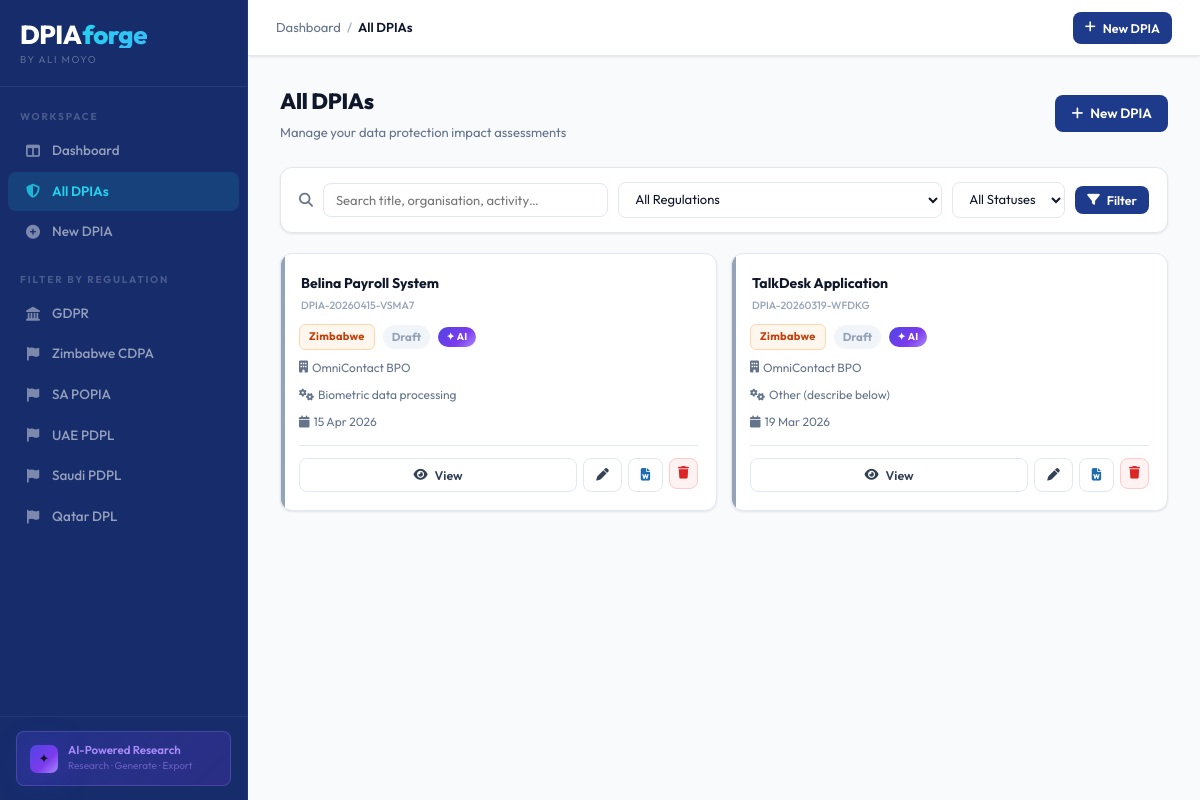
Page /dpias on the committed database.
### tables this page shows
CREATE TABLE dpias (
            id              INTEGER PRIMARY KEY AUTOINCREMENT,
            ref_number      TEXT UNIQUE NOT NULL,
            title           TEXT NOT NULL,
            status          TEXT NOT NULL DEFAULT 'draft',
            regulation      TEXT NOT NULL,
            org_name        TEXT,
            department      TEXT,
            controller_name TEXT,
            dpo_name        TEXT,
            dpo_email       TEXT,
            activity_type   TEXT,
            activity_desc   TEXT,
            purpose         TEXT,
            legal_basis     TEXT,
            data_categories TEXT,
            special_cats    TEXT,
            data_subjects   TEXT,
            subject_count   TEXT,
            retention       TEXT,
            systems         TEXT,
            processors      TEXT,
            intl_transfer   TEXT,
            transfer_dest   TEXT,
            transfer_mech   TEXT,
            necessity       TEXT,
            proportionality TEXT,
            risks           TEXT,
            overall_risk    TEXT,
            residual_risk   TEXT,
            dpo_consulted   TEXT,
            auth_consulted  TEXT,
            subjects_consulted TEXT,
            consult_notes   TEXT,
            ai_research     TEXT,
            ai_full_dpia    TEXT,
            created_at      TEXT NOT NULL,
            updated_at      TEXT NOT NULL
        );

### app.py (the view)
@app.route("/dpias")
def dpia_list():
    search     = request.args.get("q", "").strip()
    regulation = request.args.get("regulation", "")
    status     = request.args.get("status", "")
    dpias      = db.list_dpias(search=search or None,
                               regulation=regulation or None,
                               status=status or None)
    return render_template("dpia_list.html",
                           dpias=dpias, search=search,
                           regulation=regulation, status=status,
                           regulations=REGULATIONS, statuses=STATUSES)

### app.py (called while the page is built)
@app.template_filter("status_label")
def status_label(s):
    return s.replace("_", " ").title() if s else "—"

@app.template_filter("fmt_date")
def fmt_date(s):
    if not s:
        return "—"
    try:
        return datetime.strptime(s[:10], "%Y-%m-%d").strftime("%d %b %Y")
    except Exception:
        return s[:10]

### database.py (called while the page is built)
@contextmanager
def get_db():
    conn = sqlite3.connect(DB_PATH)
    conn.row_factory = sqlite3.Row
    conn.execute("PRAGMA journal_mode=WAL")
    try:
        yield conn
        conn.commit()
    except Exception:
        conn.rollback()
        raise
    finally:
        conn.close()

def _parse_json(val, default=None):
    if default is None:
        default = []
    if not val:
        return default
    try:
        return json.loads(val)
    except Exception:
        return default

def row_to_dict(row) -> dict:
    if row is None:
        return None
    d = dict(row)
    d["data_categories"] = _parse_json(d.get("data_categories"), [])
    d["special_cats"]    = _parse_json(d.get("special_cats"), [])
    d["risks"]           = _parse_json(d.get("risks"), [])
    return d

def list_dpias(search=None, regulation=None, status=None, limit=200) -> list:
    sql = "SELECT * FROM dpias WHERE 1=1"
    params = []
    if search:
        sql += " AND (title LIKE ? OR org_name LIKE ? OR activity_type LIKE ?)"
        like = f"%{search}%"
        params += [like, like, like]
    if regulation:
        sql += " AND regulation=?"
        params.append(regulation)
    if status:
        sql += " AND status=?"
        params.append(status)
    sql += " ORDER BY updated_at DESC LIMIT ?"
    params.append(limit)
    with get_db() as conn:
        rows = conn.execute(sql, params).fetchall()
    return [row_to_dict(r) for r in rows]

### templates/dpia_list.html (shortened to what this page needs)
{% extends "base.html" %}
{% block breadcrumb %}
<a href="{{ url_for('dashboard') }}">Dashboard</a>
<span class="breadcrumb-sep">/</span>
<strong>All DPIAs</strong>
{% endblock %}
{% block content %}
<div class="flex-between mb-6">
  <div>
    <h1 style="font-size:22px;font-weight:800;letter-spacing:-.3px">All DPIAs</h1>
    <p style="font-size:13px;color:var(--c-muted);margin-top:3px">Manage your data protection impact assessments</p>
  </div>
  <a href="{{ url_for('dpia_new') }}" class="btn btn-primary">
    <i class="fa-solid fa-plus"></i> New DPIA
  </a>
</div>
<form method="get" action="{{ url_for('dpia_list') }}">
<div class="filter-bar">
  <i class="fa-solid fa-magnifying-glass" style="color:var(--c-muted)"></i>
  <input type="search" name="q" placeholder="Search title, organisation, activity…" value="{{ search }}">
  <select name="regulation">
    <option value="">All Regulations</option>
  </select>
  <select name="status">
    <option value="">All Statuses</option>
  </select>
  <button type="submit" class="btn btn-primary btn-sm"><i class="fa-solid fa-filter"></i> Filter</button>
</div>
</form>
{% if dpias %}
<div class="dpia-grid">
{% for d in dpias %}
<div class="dpia-card s-{{ d.status }}">
  <div class="dpia-card-title">{{ d.title }}</div>
  <div class="dpia-card-ref">{{ d.ref_number }}</div>
  <div class="dpia-card-meta">
    {% set rk = d.regulation.split()[0].lower() %}
    <span class="reg-badge reg-{{ rk }}">{{ d.regulation.split()[0] }}</span>
    <span class="badge badge-{{ d.status }}">{{ d.status|status_label }}</span>
    {% if d.ai_full_dpia %}<span class="ai-chip">✦ AI</span>{% endif %}
  </div>
  <div class="dpia-card-info"><i class="fa-solid fa-building"></i> {{ d.org_name or '—' }}</div>
  {% if d.activity_type %}
  <div class="dpia-card-info"><i class="fa-solid fa-gears"></i> {{ d.activity_type[:44] }}{% if d.activity_type|length>44 %}…{% endif %}</div>
  {% endif %}
  <div class="dpia-card-info"><i class="fa-solid fa-calendar"></i> {{ d.updated_at|fmt_date }}</div>
  <div class="dpia-card-actions">
    <a href="{{ url_for('dpia_detail', dpia_id=d.id) }}" class="btn btn-outline btn-sm" style="flex:1;justify-content:center">
      <i class="fa-solid fa-eye"></i> View
    </a>
    <a href="{{ url_for('dpia_edit', dpia_id=d.id) }}" class="btn btn-outline btn-sm">
      <i class="fa-solid fa-pen"></i>
    </a>
    <a href="{{ url_for('dpia_download', dpia_id=d.id) }}" class="btn btn-outline btn-sm" title="Download Word">
      <i class="fa-solid fa-file-word" style="color:#1D6CB2"></i>
    </a>
    <form method="post" action="{{ url_for('dpia_delete', dpia_id=d.id) }}"
          onsubmit="return confirm('Delete this DPIA? This cannot be undone.')">
      <button type="submit" class="btn btn-danger btn-sm btn-icon"><i class="fa-solid fa-trash"></i></button>
    </form>
  </div>
</div>
{% endfor %}
</div>
{% endif %}
{% endblock %}

### templates/base.html (shortened to what this page needs)
<!DOCTYPE html>
<html lang="en">
<head>
<link rel="stylesheet" href="https://cdnjs.cloudflare.com/ajax/libs/font-awesome/6.5.1/css/all.min.css">
</head>
<body>
<aside class="sidebar">
  <div class="sidebar-logo">
    <div class="logo-mark"><span class="logo-dpia">DPIA</span><span class="logo-forge">forge</span></div>
    <div class="logo-byline">by ALI MOYO</div>
  </div>
  <nav style="padding:8px 0 12px">
    <div class="nav-section-label">Workspace</div>
    <a href="{{ url_for('dashboard') }}"
       class="nav-item{% if request.endpoint=='dashboard' %} active{% endif %}">
      <i class="fa-solid fa-table-columns"></i> Dashboard
    </a>
    <a href="{{ url_for('dpia_list') }}"
       class="nav-item{% if request.endpoint in ('dpia_list','dpia_detail','dpia_edit') %} active{% endif %}">
      <i class="fa-solid fa-shield-halved"></i> All DPIAs
    </a>
    <a href="{{ url_for('dpia_new') }}"
       class="nav-item{% if request.endpoint=='dpia_new' %} active{% endif %}">
      <i class="fa-solid fa-circle-plus"></i> New DPIA
    </a>
    <div class="nav-section-label" style="margin-top:6px">Filter by Regulation</div>
    {% set reg_map = [
      ('GDPR','GDPR','fa-landmark'),
      ('Zimbabwe CDPA','Zimbabwe CDPA','fa-flag'),
      ('South Africa POPIA','SA POPIA','fa-flag'),
      ('UAE PDPL','UAE PDPL','fa-flag'),
      ('Saudi PDPL','Saudi PDPL','fa-flag'),
      ('Qatar DPL','Qatar DPL','fa-flag'),
    ] %}
    {% for val,lbl,ico in reg_map %}
    <a href="{{ url_for('dpia_list', regulation=val) }}" class="nav-item">
      <i class="fa-solid {{ ico }}"></i> {{ lbl }}
    </a>
    {% endfor %}
  </nav>
  <div class="sidebar-footer">
    <div class="ai-pill">
      <div class="ai-pill-icon">✦</div>
      <div>
        <div class="ai-pill-text">AI-Powered Research</div>
        <div class="ai-pill-sub">Research · Generate · Export</div>
      </div>
    </div>
  </div>
</aside>
<div class="main-wrap">
  <header class="topbar">
    <nav class="breadcrumb">{% block breadcrumb %}<strong>DPIAforge</strong>{% endblock %}</nav>
    <div class="flex-center gap-3">
      <a href="{{ url_for('dpia_new') }}" class="btn btn-primary btn-sm">
        <i class="fa-solid fa-plus"></i> New DPIA
      </a>
    </div>
  </header>
  <main class="page-body">
    {% block content %}{% endblock %}
  </main>
</div>
</body>
</html>

### templates/dpia_list.html (style rules this page uses)
.filter-bar { background:var(--c-surface);border:1px solid var(--c-border); border-radius:var(--radius);padding:14px 18px; display:flex;align-items:center;gap:10px;flex-wrap:wrap; box-shadow:var(--shadow-sm);margin-bottom:20px; }
.filter-bar input,.filter-bar select { padding:8px 12px;border:1.5px solid var(--c-border); border-radius:var(--radius-sm);font-size:13px;font-family:'Outfit',sans-serif; color:var(--c-text);background:#fff;transition:var(--tx); }
input[name="q"] { min-width:200px;flex:1 }
.dpia-grid { display:grid;grid-template-columns:repeat(auto-fill,minmax(320px,1fr));gap:14px }
.dpia-card { background:var(--c-surface);border:1px solid var(--c-border); border-radius:var(--radius);padding:18px; transition:var(--tx);position:relative;overflow:hidden; box-shadow:var(--shadow-sm); }
.dpia-card::before { content:'';position:absolute;left:0;top:0;bottom:0;width:4px; }
.dpia-card.s-draft::before { background:var(--s-draft) }
.dpia-card-title { font-weight:700;font-size:14px;color:var(--c-text);margin-bottom:3px;padding-left:2px }
.dpia-card-ref { font-size:10.5px;color:var(--c-subtle);margin-bottom:10px;padding-left:2px;font-weight:500 }
.dpia-card-meta { display:flex;align-items:center;gap:8px;flex-wrap:wrap }
.dpia-card-info { font-size:12px;color:var(--c-muted);display:flex;align-items:center;gap:4px;margin-top:8px }
.dpia-card-actions { display:flex;gap:6px;margin-top:14px;padding-top:12px; border-top:1px solid var(--c-border); }
.ai-chip { font-size:10px;font-weight:700;letter-spacing:.3px; background:var(--ai-grad);color:#fff; padding:2px 8px;border-radius:10px;display:inline-flex;align-items:center;gap:3px; }

### rows in the picture
dpias: title "Belina Payroll System", ref_number "DPIA-20260415-VSMA7", regulation "Zimbabwe", status|status_label "Draft", shows "✦ AI", org_name "OmniContact BPO", activity_type "Biometric data processing", updated_at|fmt_date "15 Apr 2026"
dpias: title "TalkDesk Application", ref_number "DPIA-20260319-WFDKG", regulation "Zimbabwe", status|status_label "Draft", shows "✦ AI", org_name "OmniContact BPO", activity_type "Other (describe below)", updated_at|fmt_date "19 Mar 2026"

### other values in the picture
{{ lbl }} "GDPR" "Zimbabwe CDPA" "SA POPIA" "UAE PDPL" "Saudi PDPL" "Qatar DPL"
